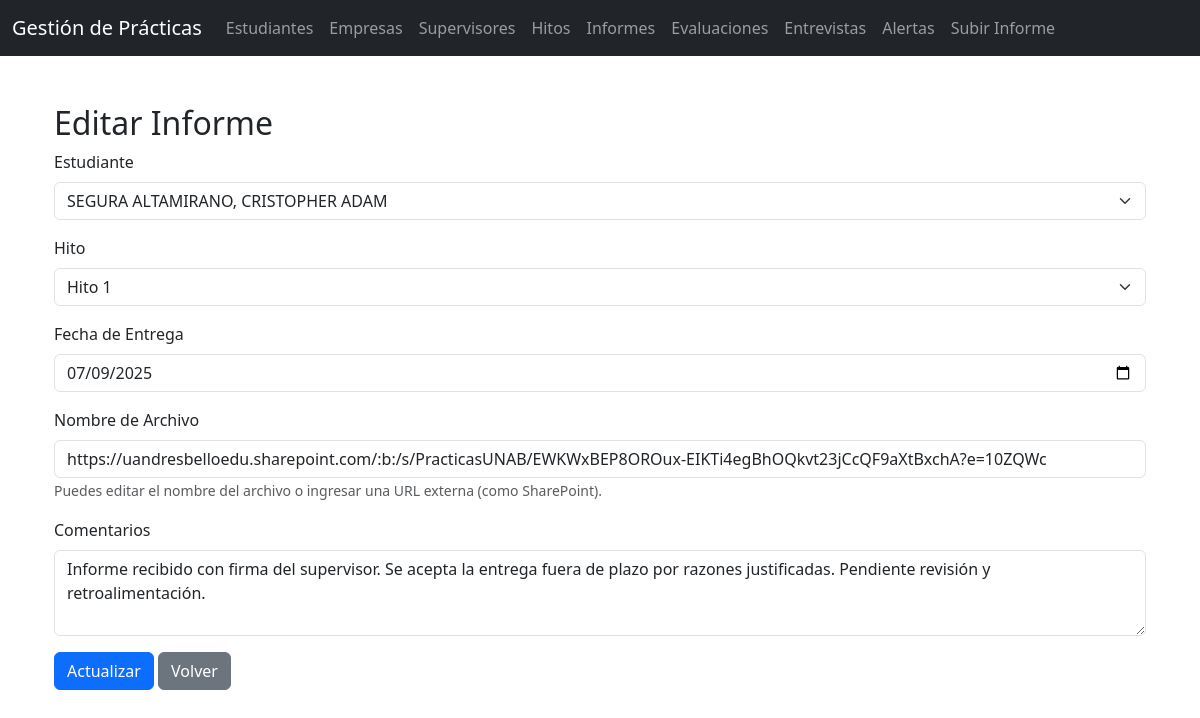
The app's page /informes/editar.php?id=4 with its own data.
### tables this page shows
CREATE TABLE `informes` (
  `id` int(11) NOT NULL,
  `estudiante_id` int(11) NOT NULL,
  `hito_id` int(11) NOT NULL,
  `fecha_entrega` date DEFAULT NULL,
  `archivo` varchar(200) DEFAULT NULL,
  `comentarios` text DEFAULT NULL,
  `fecha_registro` timestamp NOT NULL DEFAULT current_timestamp()
);

### informes/editar.php (the view, shortened to what this page needs)
<?php
include('../includes/db.php');
include('../includes/header.php');
$id = $_GET['id'];
$stmt = $pdo->prepare("SELECT * FROM informes WHERE id = ?");
$stmt->execute([$id]);
$informe = $stmt->fetch();
?>
<!DOCTYPE html>
<html lang="es">
<head>
    <link href="https://cdn.jsdelivr.net/npm/bootstrap@5.3.0/dist/css/bootstrap.min.css" rel="stylesheet">
</head>
<body>
<div class="container mt-5">
    <h2>Editar Informe</h2>
    <form method="POST">
        <div class="mb-3">
            <label for="estudiante_id" class="form-label">Estudiante</label>
            <select name="estudiante_id" id="estudiante_id" class="form-select" required>
                <?php
                $estudiantes = $pdo->query("SELECT id, nombre FROM estudiantes ORDER BY nombre")->fetchAll();
                foreach ($estudiantes as $e) {
                    $selected = $e['id'] == $informe['estudiante_id'] ? 'selected' : '';
                    echo "<option value='{$e['id']}' $selected>{$e['nombre']}</option>";
                }
                ?>
            </select>
        </div>
        <div class="mb-3">
            <label for="hito_id" class="form-label">Hito</label>
            <select name="hito_id" id="hito_id" class="form-select" required>
                <?php
                $hitos = $pdo->query("SELECT id, nombre FROM hitos")->fetchAll();
                foreach ($hitos as $h) {
                    $selected = $h['id'] == $informe['hito_id'] ? 'selected' : '';
                    echo "<option value='{$h['id']}' $selected>{$h['nombre']}</option>";
                }
                ?>
            </select>
        </div>
        <div class="mb-3">
            <label for="fecha_entrega" class="form-label">Fecha de Entrega</label>
            <input type="date" name="fecha_entrega" id="fecha_entrega" class="form-control" value="<?= $informe['fecha_entrega'] ?>" required>
        </div>
        <div class="mb-3">
            <label for="archivo" class="form-label">Nombre de Archivo</label>
            <input type="text" name="archivo" class="form-control" value="<?= $informe['archivo'] ?>" placeholder="Ej: hito1.pdf o URL de SharePoint" required>
            <small class="form-text text-muted">
            Puedes editar el nombre del archivo o ingresar una URL externa (como SharePoint).
            </small>
        </div>
        <div class="mb-3">
            <label for="comentarios" class="form-label">Comentarios</label>
            <textarea name="comentarios" id="comentarios" class="form-control" rows="3"><?= $informe['comentarios'] ?></textarea>
        </div>
        <button type="submit" class="btn btn-primary">Actualizar</button>
        <a href="listar.php" class="btn btn-secondary">Volver</a>
    </form>
</div>
<?php include('../includes/footer.php'); ?>
</body>
</html>

### records on screen
informes: fecha_entrega "07/09/2025", archivo "https://uandresbelloedu.sharepoint.com/:b:/s/PracticasUNAB/EWKWxBEP8OROux-EIKTi4egBhOQkvt23jCcQF9aXtBxchA?e=10ZQWc", comentarios "Informe recibido con firma del supervisor. Se acepta la entrega fuera de plazo por razones justificadas. Pendiente revisión y retroalimentación."

### other values on screen
form field estudiante_id "SEGURA ALTAMIRANO, CRISTOPHER ADAM"
form field hito_id "Hito 1"
